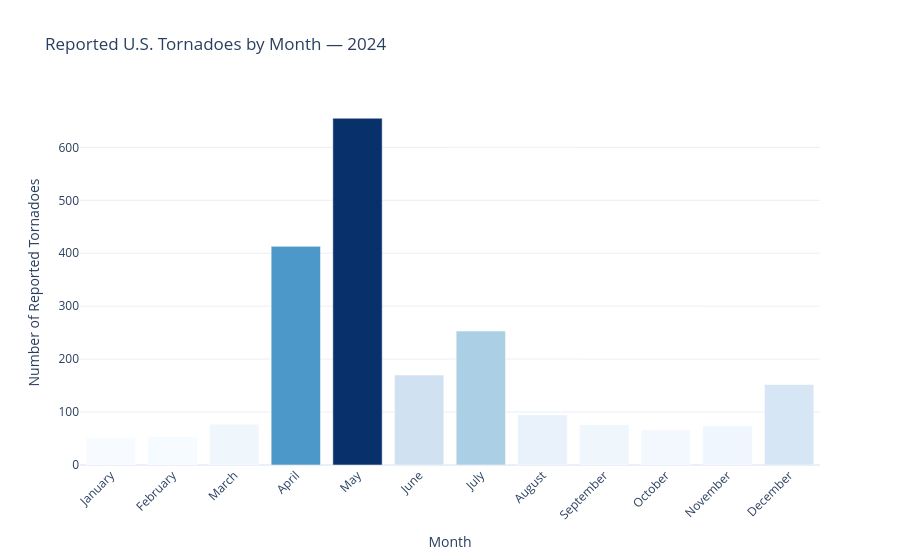

Here is the notebook cell this chart was saved with:
### Markdown cell above
## 13. Create the first static Plotly figure

Build the first figure before placing it in Dash. Give it a descriptive title and human-readable axis and legend labels.

### Code cell
# Define the correct chronological order of months
month_order = [
    "January", "February", "March", "April",
    "May", "June", "July", "August",
    "September", "October", "November", "December"
]

# Count tornadoes for each month
monthly_tornadoes = (
    analysis.groupby("Month")
    .size()
    .reindex(month_order, fill_value=0)
    .reset_index(name="Tornado_Count")
)

# Create the first static Plotly figure
fig1 = px.bar(
    monthly_tornadoes,
    x="Month",
    y="Tornado_Count",
    title="Reported U.S. Tornadoes by Month — 2024",
    labels={
        "Month": "Month",
        "Tornado_Count": "Number of Reported Tornadoes"
    },
    color="Tornado_Count",
    color_continuous_scale="Blues"
)

# Improve readability
fig1.update_layout(
    xaxis_title="Month",
    yaxis_title="Number of Reported Tornadoes",
    xaxis_tickangle=-45,
    coloraxis_showscale=False,
    template="plotly_white"
)

# Display the figure
fig1.show()

### Figure 1 — Plotly figure (JSON) as saved in the notebook; plotly's stock layout.template omitted (floating-point values rounded to 4 significant figures)
{"data": [{"hovertemplate": "Month=%{x}<br>Number of Reported Tornadoes=%{marker.color}<extra></extra>", "legendgroup": "", "marker": {"color": [52, 54, 77, 413, 655, 170, 253, 95, 76, 66, 74, 152], "coloraxis": "coloraxis", "pattern": {"shape": ""}}, "name": "", "orientation": "v", "showlegend": false, "textposition": "auto", "type": "bar", "x": ["January", "February", "March", "April", "May", "June", "July", "August", "September", "October", "November", "December"], "xaxis": "x", "y": [52, 54, 77, 413, 655, 170, 253, 95, 76, 66, 74, 152], "yaxis": "y"}], "layout": {"barmode": "relative", "coloraxis": {"autocolorscale": false, "colorbar": {"title": {"text": "Number of Reported Tornadoes"}}, "colorscale": [[0, "rgb(247,251,255)"], [0.125, "rgb(222,235,247)"], [0.25, "rgb(198,219,239)"], [0.375, "rgb(158,202,225)"], [0.5, "rgb(107,174,214)"], [0.625, "rgb(66,146,198)"], [0.75, "rgb(33,113,181)"], [0.875, "rgb(8,81,156)"], [1, "rgb(8,48,107)"]], "showscale": false}, "legend": {"tracegroupgap": 0}, "title": {"text": "Reported U.S. Tornadoes by Month — 2024"}, "xaxis": {"anchor": "y", "domain": [0, 1], "tickangle": -45, "title": {"text": "Month"}}, "yaxis": {"anchor": "x", "domain": [0, 1], "title": {"text": "Number of Reported Tornadoes"}}}}
